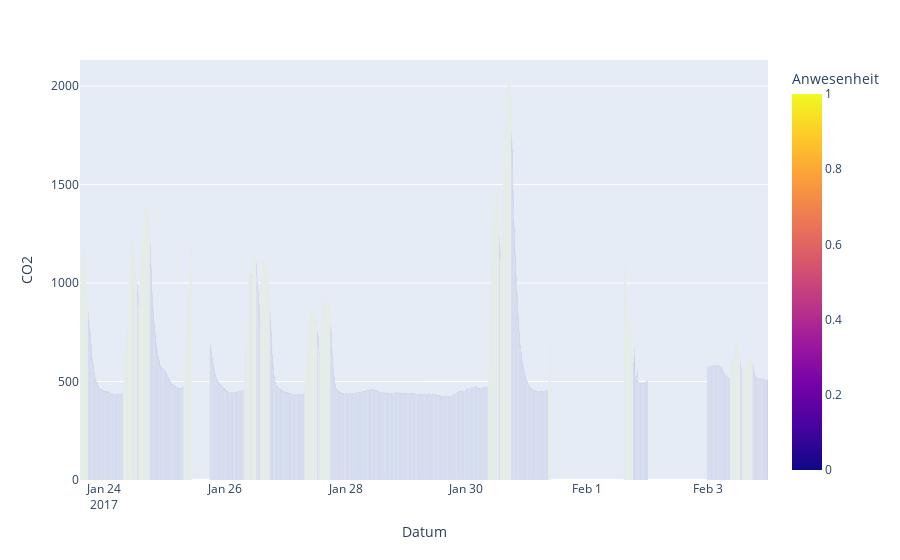

The notebook cell saved with this chart:
### Code cell
px.bar(df.resample("10min").mean(),y="CO2",color="Anwesenheit")

### Figure 1 — Plotly figure (JSON) as saved in the notebook; plotly's stock layout.template omitted (floating-point values rounded to 4 significant figures; data arrays with more than 128 entries replaced by an {"elided": "..."} marker saying what was removed)
{"data": [{"alignmentgroup": "True", "hovertemplate": "Datum=%{x}<br>CO2=%{y}<br>Anwesenheit=%{marker.color}<extra></extra>", "legendgroup": "", "marker": {"color": {"elided": "3285 float values"}, "coloraxis": "coloraxis", "pattern": {"shape": ""}}, "name": "", "offsetgroup": "", "orientation": "v", "showlegend": false, "textposition": "auto", "type": "bar", "x": {"elided": "3285 str values"}, "xaxis": "x", "y": {"elided": "3285 float values"}, "yaxis": "y"}], "layout": {"barmode": "relative", "coloraxis": {"colorbar": {"title": {"text": "Anwesenheit"}}, "colorscale": [[0, "#0d0887"], [0.1111, "#46039f"], [0.2222, "#7201a8"], [0.3333, "#9c179e"], [0.4444, "#bd3786"], [0.5556, "#d8576b"], [0.6667, "#ed7953"], [0.7778, "#fb9f3a"], [0.8889, "#fdca26"], [1, "#f0f921"]]}, "legend": {"tracegroupgap": 0}, "margin": {"t": 60}, "xaxis": {"anchor": "y", "domain": [0, 1], "title": {"text": "Datum"}}, "yaxis": {"anchor": "x", "domain": [0, 1], "title": {"text": "CO2"}}}}
